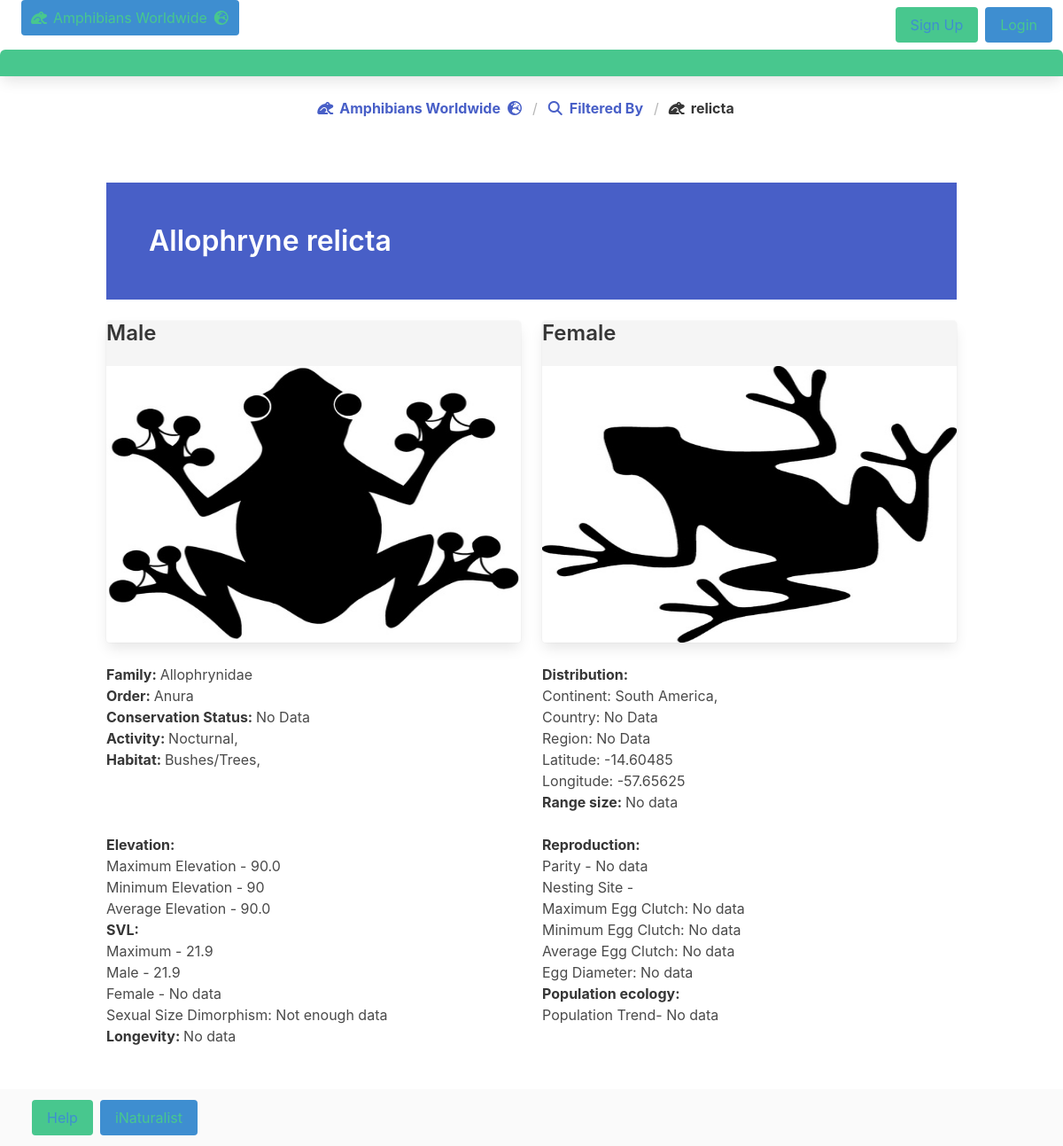
The app's page /home/search/species/1/ with its own data.
### home/models.py (models this page shows, shortened)
class Species(models.Model):
    species_id = models.AutoField(primary_key=True)
    species_name_common = models.CharField(max_length=200, blank=True, null=True)
    species_name_latin = models.CharField(max_length=200, blank=True, null=True)
    size_max_male = models.FloatField(blank=True, null=True, validators=[validate_negative])
    size_max_female = models.FloatField(blank=True, null=True, validators=[validate_negative])
    size_max_record = models.FloatField(blank=True, null=True, validators=[validate_negative])
    longevity = models.FloatField(blank=True, null=True, validators=[validate_negative])
    clutch_min = models.IntegerField(blank=True, null=True, validators=[validate_negative])
    clutch_max = models.IntegerField(blank=True, null=True, validators=[validate_negative])
    clutch_avg = models.FloatField(blank=True, null=True, validators=[validate_negative])
    egg_diameter = models.FloatField(blank=True, null=True, validators=[validate_negative])
    range_size = models.FloatField(blank=True, null=True, validators=[validate_negative])
    elevation_min = models.IntegerField(blank=True, null=True)
    elevation_max = models.FloatField(blank=True, null=True)
    elevation_avg = models.FloatField(blank=True, null=True)
    img_uri_male = models.ImageField(null=True, blank=True, upload_to="images/")
    img_uri_female = models.ImageField(null=True, blank=True, upload_to="images/")
    verif_status = models.BooleanField(default = True, blank=False, null=False)
    parity_mode = models.ForeignKey(Parity_Mode, on_delete=models.DO_NOTHING, blank=True, null=True)
    pop_trend = models.ForeignKey(Pop_Trend, on_delete=models.DO_NOTHING, blank=True, null=True)
    iucn = models.ForeignKey(IUCN, on_delete=models.DO_NOTHING, blank=True, null=True)
    genus = models.ForeignKey(Genus, on_delete=models.DO_NOTHING, blank=True, null=True)
    user = models.ForeignKey(User,  default='3', on_delete=models.DO_NOTHING)
    class Meta:
        managed = True
        db_table = 'species'

class Genus(models.Model):
    genus_id = models.AutoField(primary_key=True)
    genus_name = models.CharField(max_length=200)
    family = models.ForeignKey(Family, on_delete=models.CASCADE)
    class Meta:
        managed = False
        db_table = 'genus'

class Family(models.Model):
    family_id = models.AutoField(primary_key=True)
    family_name = models.CharField(max_length=200)
    order = models.ForeignKey(Order_Taxon, on_delete=models.CASCADE)
    class Meta:
        managed = False
        db_table = 'family'

class Order_Taxon(models.Model):
    order_id = models.AutoField(primary_key=True)
    order_taxon_name = models.CharField(max_length=200)
    class Meta:
        managed = False
        db_table = 'order_taxon'

class Activity(models.Model):
    activity_id = models.AutoField(primary_key=True)
    activity_kind = models.CharField(max_length=200)
    species_activities = models.ManyToManyField(Species, through='Activity_Species', through_fields=('activity', 'species'))
    class Meta:
        managed = False
        db_table = 'activity'

class Micro_Habitat(models.Model):
    micro_habitat_id = models.AutoField(primary_key=True)
    micro_habitat_name = models.CharField(max_length=200)
    species_micro_habitats = models.ManyToManyField(Species, through='Micro_Habitat_Species', through_fields=('micro_habitat', 'species'))
    class Meta:
        managed = False
        db_table = 'micro_habitat'

class Geo_Location(models.Model):
    geo_location_id = models.AutoField(primary_key=True)
    region_name = models.CharField(max_length=200, null=True, blank=True)
    latitude = models.FloatField(blank=True, null=True)
    longitude = models.FloatField(blank=True, null=True)
    country = models.ForeignKey(Country, on_delete=models.CASCADE, blank=True, null=True)
    species_locations = models.ManyToManyField(Species, through='Geo_Location_Species', through_fields=('geo_location', 'species'))
    class Meta:
        managed = False
        db_table = 'geo_location'

class Country(models.Model):
    country_id = models.AutoField(primary_key=True)
    country_name = models.CharField(max_length=200)
    continent = models.ForeignKey(Continent, on_delete=models.CASCADE, blank=True, null=True)
    class Meta:
        managed = False
        db_table = 'country'

class Continent(models.Model):
    continent_id = models.AutoField(primary_key=True)
    continent_name = models.CharField(max_length=200)
    class Meta:
        managed = False
        db_table = 'continent'

### home/views.py (the view)
# urls.py: path('search/species/<int:pk>/', views.Species_Detail_Detail_View.as_view(), name = 'species_detail'),
class Species_Detail_Detail_View (DetailView):
    model = Species
    template_name = "home/search/species_detail.html"
    context_object_name = 'species_list'
    def get_context_data(self, **kwargs):
        context = super().get_context_data(**kwargs)
        context['order_list'] = Order_Taxon.objects.filter(family__genus__genus_id=context['object'].genus_id)
        context['family_list'] = Family.objects.filter(genus__genus_id=context['object'].genus_id)
        context['country_list'] = Country.objects.filter(geo_location__geo_location_species__species_id=context['object'].species_id)
        context['continent_list'] = Continent.objects.filter(country__geo_location__geo_location_species__species_id=context['object'].species_id)
        return context

### home/templates/home/search/species_detail.html (shortened to what this page needs)
{% extends 'base.html' %}
{% load static %}
{% block content %}
<article class="panel is-success">
  <p class="panel-heading">
  </p>
</article>
<nav class="breadcrumb is-centered" aria-label="breadcrumbs">
  <ul>
    <li><a href="{% url 'home:index' %}"><span class="icon is-small">
          <i class="fa-solid fa-frog"></i>
        </span>
        <span><strong>Amphibians Worldwide</strong></span>
        <span class="icon is-small">
          <i class="fa-solid fa-earth-europe"></i>
        </span></a></li>
    <li><a href="javascript:history.back()" aria-current="page"><span class="icon is-small">
          <i class="fa-solid fa-magnifying-glass"></i>
        </span>
        <span><strong>Filtered By</strong>
        </span></a></li>
    <li class="is-active"><a href="#" aria-current="page"><span class="icon is-small">
          <i class="fa-solid fa-frog"></i>
        </span>
        <span><strong>{{species_list.species_name_latin}}</strong>
        </span></a></li>
  </ul>
</nav>
<section class="section">
  <div class="container">
    <div class="columns is-multiline  is-mobile">
      <div class="column is-full is-centered">
        <section class="hero is-link">
          <div class="hero-body">
            <p class="title">
              {{ species_list.genus.genus_name }} {{ species_list.species_name_latin }}
            </p>
          </div>
        </section>
      </div>
        <div class="column is-half">
          <div class="card csscard has-background-light">
            <div class="content cardcontent">
              <p class="title is-4">Male</p>
            </div>
            <div class="card-image csscardimage">
              {% if species_list.img_uri_male%}
              <figure class="is-flex is-align-items-center is-justify-content-center image is-3by2">
              <img src="{{ species_list.img_uri_male.url }}">
            </figure>
              {% else %}
              <figure class="is-flex is-align-items-center is-justify-content-center image is-3by2">
              <img src="{% static 'home/images/male_frog.jpg' %}">
            </figure>
              {% endif %}
            </div>
            </div>
          </div>
        <div class="column is-half">
          <div class="card csscard has-background-light">
            <div class="content cardcontent">
              <p class="title is-4">Female</p>
            </div>
            <div class="card-image csscardimage">
              {% if species_list.img_uri_female%}
              <figure class="is-flex is-align-items-center is-justify-content-center image is-3by2">
                <img src="{{ species_list.img_uri_female.url }}">
            </figure>
              {% else %}
              <figure class="is-flex is-align-items-center is-justify-content-center image is-3by2">
                <img src="{% static 'home/images/female_frog.jpg' %}">
            </figure>
              {% endif %}
            </div>
            </div>
          </div>
      <div class="column is-half">
        <p><strong>Family: </strong> {% for family in family_list %} {% if family.family_name %} {{ family.family_name }}{% else %}No Data{% endif %}{% endfor %}</p>
        <p><strong>Order: </strong>{% for order in order_list %} {% if order.order_taxon_name %} {{order.order_taxon_name }}{% else %}No Data{% endif %}{% endfor %} </p>
        {% if species.iucn.iucn_status %}
        <p><strong>Conservation Status: </strong> {{ species.iucn.iucn_status }} </p>
        {% else %}
        <p><strong>Conservation Status: </strong>No Data</p>
        {% endif %}
        <p><strong>Activity: </strong> {% for activities in species_list.activity_set.all %}
          {{ activities.activity_kind }},
          {% endfor %}</p>
        <p><strong>Habitat: </strong> {% for micro_habitats in species_list.micro_habitat_set.all %}
          {{ micro_habitats.micro_habitat_name }},
          {% endfor %} </p>
      </div>
      <div class="column is-half">
        {% for locations in species_list.geo_location_set.all %} <strong>Distribution: </strong>
        <p>Continent: {% if locations.country.continent_name == 'Nocontinent' %}
          No Data
          {% else %}
          {{ locations.country.continent.continent_name }},
          {% endif %}
        </p>
        <p>Country:
          {% if locations.country.country_name == 'Nocountry' %}
          No Data
          {% else %}
          {{ locations.country.country_name }},
          {% endif %}
        </p>
        <p>Region: {% if locations.region_name == 'Noregion' %}
          No Data
          {% else %} {{ locations.region_name }} {% endif %} </p>
        <p>Latitude: {{ locations.latitude }} </p>
        <p>Longitude: {{ locations.longitude }}</p>
        </p>{% endfor %}
        {% if species_list.range_size %}
        <p><strong>Range size: </strong> {{ species_list.range_size }}</p>
        {% else %}
        <p><strong>Range size: </strong>No data</p>
        {% endif %}
      </div>
      <div class="column is-half">
        <p><strong>Elevation: </strong></p>
        <p>Maximum Elevation - {% if species_list.elevation_max %} {{ species_list.elevation_max }}{% else %} No data {% endif %} <br>
          Minimum Elevation -{% if species_list.elevation_min %} {{ species_list.elevation_min}}{% else %} No data {% endif %}<br>
          Average Elevation -{% if species_list.elevation_avg %} {{ species_list.elevation_avg }}{% else %} No data {% endif %}</p>
        <p><strong>SVL: </strong> </p>
        <p>Maximum - {% if species_list.size_max_record %} {{ species_list.size_max_record }}{% else %} No data {% endif %} <br>
          Male - {% if species_list.size_max_male %} {{ species_list.size_max_male }} {% else %} No data {% endif %}
          <br>
          Female - {% if species_list.size_max_female %} {{ species_list.size_max_female }} {% else %} No data {% endif %}</p>
        {% if species_list.size_max_male and species_list.size_max_female %}
        <p>Sexual Size Dimorphism: {{species_list.find_ssd}}</p>
        {% else %}
        <p>Sexual Size Dimorphism: Not enough data</p>
        {% endif %}
        <p><strong>Longevity: </strong>{% if species_list.longevity %} {{ species_list.longevity }} {% else %} No data
          {% endif %}</p>
      </div>
      <div class="column is-half">
        <p><strong> Reproduction: </strong> </p>
        <p>Parity - {% if species_list.parity_mode.parity_mode_desc %} {{ species_list.parity_mode.parity_mode_desc }}
          {% else %} No data {% endif %}</p>
        <p>Nesting Site - </p>
        <p>Maximum Egg Clutch: {% if species_list.clutch_max %} {{ species_list.clutch_max }} {% else %} No data {% endif %}</p>
        <p>Minimum Egg Clutch:{% if species_list.clutch_min %} {{ species_list.clutch_min }} {% else %} No data {% endif %}</p>
        <p>Average Egg Clutch:{% if species_list.clutch_avg %} {{ species_list.clutch_avg }} {% else %} No data {% endif %}</p>
        <p>Egg Diameter:{% if species_list.egg_diameter %} {{ species_list.egg_diameter }} mm {% else %} No data {% endif %}</p>
        <p><strong> Population ecology: </strong> </p>
        <p>Population Trend- {% if species_list.pop_trend.pop_trend_status %} {{ species_list.pop_trend.pop_trend_status }} {% else %} No data {% endif %}</p>
      </div>
    </div>
  </div>
</section>
{% endblock %}

### static/home/css/myui.css (style rules this page uses)
.image img { width: auto; height: auto; max-width: 100%; max-height: 100%; }

### records on screen
Species: species_name_latin "relicta", genus.genus_name "Allophryne", elevation_max "90.0", elevation_min "90", elevation_avg "90.0", size_max_record "21.9", size_max_male "21.9"
Family: family_name "Allophrynidae"
Order_Taxon: order_taxon_name "Anura"
Activity: activity_kind "Nocturnal"
Micro_Habitat: micro_habitat_name "Bushes/Trees"
Geo_Location: country.continent.continent_name "South America", shows "No Data", region_name "No Data", latitude "-14.60485", longitude "-57.65625"
